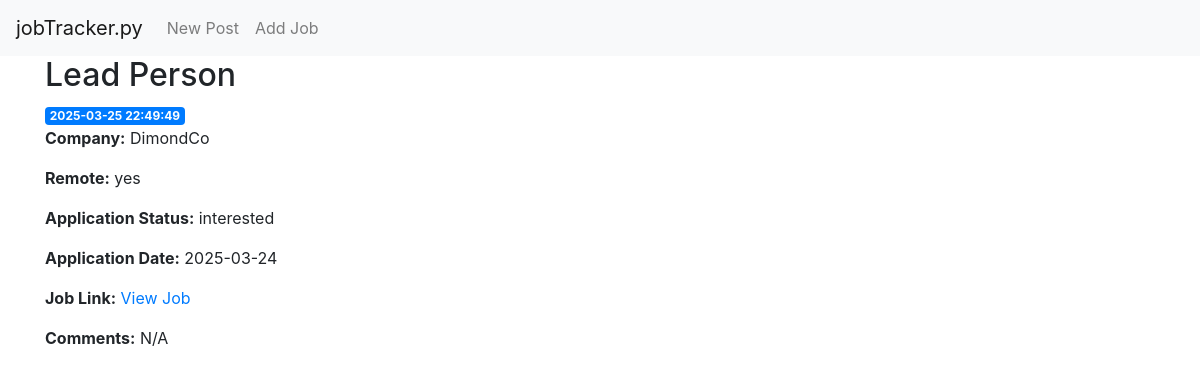
/job/1, run on an earlier commit of the app's database.
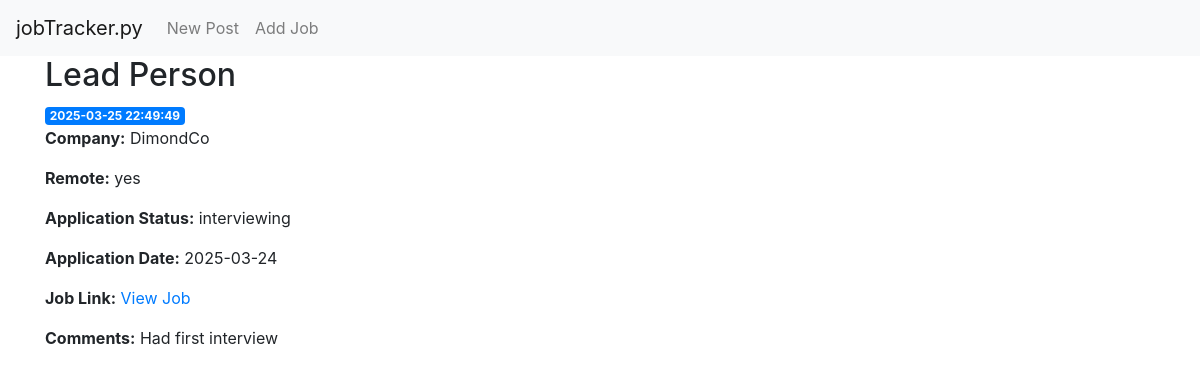
And on a later commit of the database.
### tables this page shows
CREATE TABLE jobs (
    id INTEGER PRIMARY KEY AUTOINCREMENT,
    created TIMESTAMP NOT NULL DEFAULT CURRENT_TIMESTAMP,
    job_title TEXT NOT NULL,
    company TEXT NOT NULL,
    remote_q TEXT CHECK(remote_q IN ('yes', 'no', 'hybrid')) NOT NULL,
    applied TEXT CHECK (applied IN ('applied', 'interested', 'interviewing', 'hired', 'denied')) NOT NULL,
    applied_date DATE,
    link TEXT,
    comments TEXT
);

### app.py (the view)
@app.route('/job/<int:job_id>')
def job(job_id):
    job = get_job(job_id)
    return render_template('job.html', job=job)

### app.py (called while the page is built)
def get_db_connection():
    conn = sqlite3.connect('database.db')
    conn.row_factory = sqlite3.Row
    return conn

def get_job(job_id):
    conn = get_db_connection()
    job = conn.execute('SELECT * FROM jobs WHERE id = ?',
                        (job_id,)).fetchone()
    conn.close()
    if job is None:
        abort(404)
    return job

### templates/job.html
{% extends 'base.html' %}
{% block content %}
    <h2>{% block title %} {{ job['job_title'] }} {% endblock %}</h2>
    <span class="badge badge-primary">{{ job['created'] }}</span>
    <p><strong>Company:</strong> {{ job['company'] }}</p>
    <p><strong>Remote:</strong> {{ job['remote_q'] }}</p>
    <p><strong>Application Status:</strong> {{ job['applied'] }}</p>
    <p><strong>Application Date:</strong> {{ job['applied_date'] if job['applied_date'] else 'N/A' }}</p>
    <p><strong>Job Link:</strong>
        {% if job['link'] %}
            <a href="{{ job['link'] }}" target="_blank">View Job</a>
        {% else %}
            N/A
        {% endif %}
    </p>
    <p><strong>Comments:</strong>
        {% if job['comments'] %}
            {{ job['comments'] }}
        {% else %}
            N/A
        {% endif %}
    </p>
{% endblock %}

What changed in the data, as far as the page shows it:
changed jobs "Lead Person": applied "interested" → "interviewing"; comments (not shown) → "Had first interview"
Also different on the page:
text no longer shown: "N/A"
